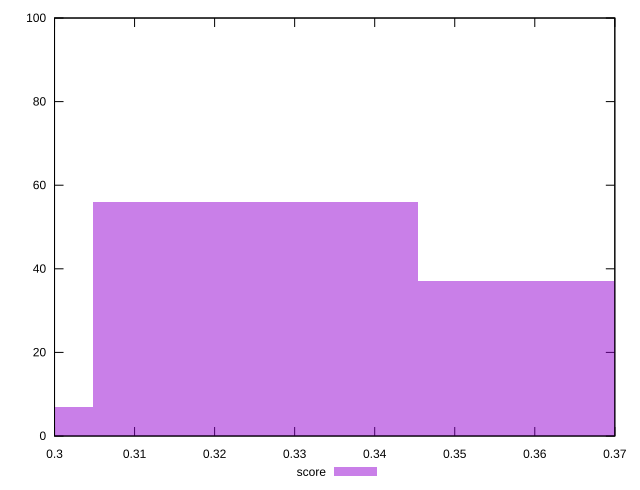

gnuplot code for this plot:
reset

$score <<EOF
0.3657147746880646 37
0.3250797997227241 56
0.2844448247573836 7
EOF

set key outside below
set boxwidth 0.04063497496534051
set xrange [0.3:0.37]
set yrange [0:100]
set trange [0:100]
set style fill transparent solid 0.5 noborder
set terminal svg size 640, 490 enhanced background rgb 'white'
set output "report_00018_2021-02-10T15-25-16.877Z/max-potential-fid/samples/pages/score/histogram.svg"

plot $score title "score" with boxes

reset
